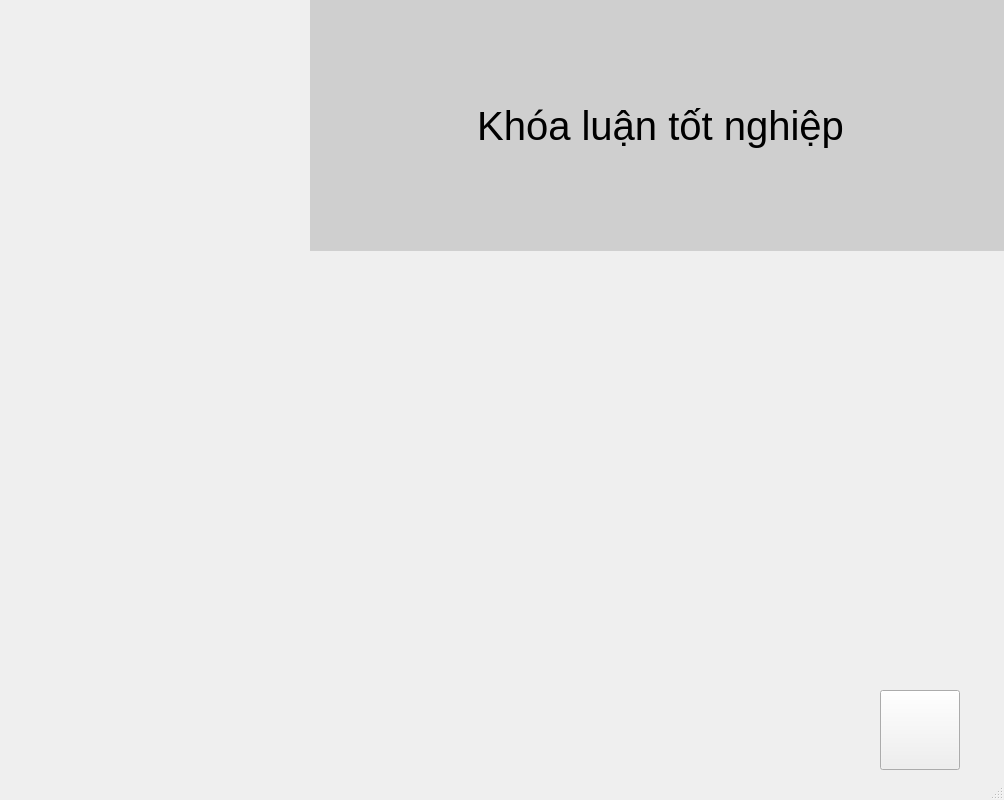
<?xml version="1.0" encoding="UTF-8"?>
<ui version="4.0">
 <class>Background</class>
 <widget class="QMainWindow" name="Background">
  <property name="geometry">
   <rect>
    <x>0</x>
    <y>0</y>
    <width>1004</width>
    <height>800</height>
   </rect>
  </property>
  <property name="windowTitle">
   <string>MainWindow</string>
  </property>
  <widget class="QWidget" name="centralwidget">
   <widget class="QPushButton" name="btBatdau">
    <property name="geometry">
     <rect>
      <x>880</x>
      <y>690</y>
      <width>80</width>
      <height>80</height>
     </rect>
    </property>
    <property name="styleSheet">
     <string notr="true">border-image: url(:/hinhanh/hinhanh/nutstart.png);</string>
    </property>
    <property name="text">
     <string/>
    </property>
   </widget>
   <widget class="QLabel" name="label">
    <property name="geometry">
     <rect>
      <x>310</x>
      <y>0</y>
      <width>701</width>
      <height>251</height>
     </rect>
    </property>
    <property name="font">
     <font>
      <pointsize>30</pointsize>
     </font>
    </property>
    <property name="styleSheet">
     <string notr="true">background-color: rgb(207, 207, 207);</string>
    </property>
    <property name="text">
     <string>Khóa luận tốt nghiệp</string>
    </property>
    <property name="alignment">
     <set>Qt::AlignCenter</set>
    </property>
   </widget>
   <widget class="QLabel" name="label_2">
    <property name="geometry">
     <rect>
      <x>0</x>
      <y>0</y>
      <width>311</width>
      <height>251</height>
     </rect>
    </property>
    <property name="font">
     <font>
      <pointsize>8</pointsize>
     </font>
    </property>
    <property name="styleSheet">
     <string notr="true">border-color: rgb(202, 202, 202);</string>
    </property>
    <property name="text">
     <string/>
    </property>
    <property name="pixmap">
     <pixmap resource="hinhanh.qrc">:/hinhanh/hinhanh/idrV1VcT-T_logos.jpeg</pixmap>
    </property>
    <property name="scaledContents">
     <bool>true</bool>
    </property>
    <property name="alignment">
     <set>Qt::AlignCenter</set>
    </property>
   </widget>
  </widget>
  <widget class="QStatusBar" name="statusbar"/>
 </widget>
 <resources>
  <include location="hinhanh.qrc"/>
 </resources>
 <connections/>
</ui>
